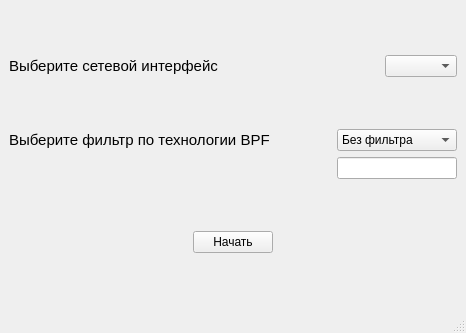
<?xml version="1.0" encoding="UTF-8"?>
<ui version="4.0">
 <class>mainWindow</class>
 <widget class="QMainWindow" name="mainWindow">
  <property name="geometry">
   <rect>
    <x>0</x>
    <y>0</y>
    <width>466</width>
    <height>333</height>
   </rect>
  </property>
  <property name="windowTitle">
   <string>Анализ трафика</string>
  </property>
  <property name="documentMode">
   <bool>false</bool>
  </property>
  <widget class="QWidget" name="centralwidget">
   <layout class="QVBoxLayout" name="verticalLayout">
    <item>
     <layout class="QGridLayout" name="gridLayout">
      <item row="0" column="2" colspan="2">
       <widget class="QComboBox" name="comboBox_1"/>
      </item>
      <item row="0" column="1">
       <spacer name="horizontalSpacer">
        <property name="orientation">
         <enum>Qt::Horizontal</enum>
        </property>
        <property name="sizeHint" stdset="0">
         <size>
          <width>68</width>
          <height>17</height>
         </size>
        </property>
       </spacer>
      </item>
      <item row="0" column="0">
       <widget class="QLabel" name="label">
        <property name="text">
         <string>&lt;html&gt;&lt;head/&gt;&lt;body&gt;&lt;p&gt;&lt;span style=&quot; font-size:11pt;&quot;&gt;Выберите сетевой интерфейс&lt;/span&gt;&lt;/p&gt;&lt;/body&gt;&lt;/html&gt;</string>
        </property>
       </widget>
      </item>
     </layout>
    </item>
    <item>
     <layout class="QGridLayout" name="gridLayout_2">
      <item row="0" column="0">
       <widget class="QLabel" name="label_2">
        <property name="text">
         <string>&lt;html&gt;&lt;head/&gt;&lt;body&gt;&lt;p&gt;&lt;span style=&quot; font-size:11pt;&quot;&gt;Выберите фильтр по технологии BPF&lt;/span&gt;&lt;/p&gt;&lt;/body&gt;&lt;/html&gt;</string>
        </property>
       </widget>
      </item>
      <item row="0" column="2">
       <widget class="QComboBox" name="comboBox_2">
        <property name="currentIndex">
         <number>0</number>
        </property>
        <item>
         <property name="text">
          <string>Без фильтра</string>
         </property>
        </item>
        <item>
         <property name="text">
          <string>IP</string>
         </property>
        </item>
        <item>
         <property name="text">
          <string>IPv6</string>
         </property>
        </item>
        <item>
         <property name="text">
          <string>TCP</string>
         </property>
        </item>
        <item>
         <property name="text">
          <string>UDP</string>
         </property>
        </item>
        <item>
         <property name="text">
          <string>WLAN</string>
         </property>
        </item>
        <item>
         <property name="text">
          <string>ARP</string>
         </property>
        </item>
        <item>
         <property name="text">
          <string>ICMP</string>
         </property>
        </item>
        <item>
         <property name="text">
          <string>Ввести вручную</string>
         </property>
        </item>
       </widget>
      </item>
      <item row="1" column="2">
       <widget class="QLineEdit" name="lineEdit">
        <property name="enabled">
         <bool>true</bool>
        </property>
        <property name="cursor">
         <cursorShape>SizeVerCursor</cursorShape>
        </property>
        <property name="contextMenuPolicy">
         <enum>Qt::CustomContextMenu</enum>
        </property>
        <property name="cursorPosition">
         <number>0</number>
        </property>
        <property name="dragEnabled">
         <bool>false</bool>
        </property>
        <property name="clearButtonEnabled">
         <bool>false</bool>
        </property>
       </widget>
      </item>
      <item row="0" column="1">
       <spacer name="horizontalSpacer_2">
        <property name="orientation">
         <enum>Qt::Horizontal</enum>
        </property>
        <property name="sizeHint" stdset="0">
         <size>
          <width>40</width>
          <height>20</height>
         </size>
        </property>
       </spacer>
      </item>
     </layout>
    </item>
    <item alignment="Qt::AlignHCenter">
     <widget class="QPushButton" name="pushButton">
      <property name="styleSheet">
       <string notr="true"/>
      </property>
      <property name="text">
       <string>Начать</string>
      </property>
     </widget>
    </item>
   </layout>
  </widget>
  <widget class="QMenuBar" name="menubar">
   <property name="geometry">
    <rect>
     <x>0</x>
     <y>0</y>
     <width>466</width>
     <height>21</height>
    </rect>
   </property>
  </widget>
  <widget class="QStatusBar" name="statusbar"/>
 </widget>
 <resources/>
 <connections/>
</ui>
